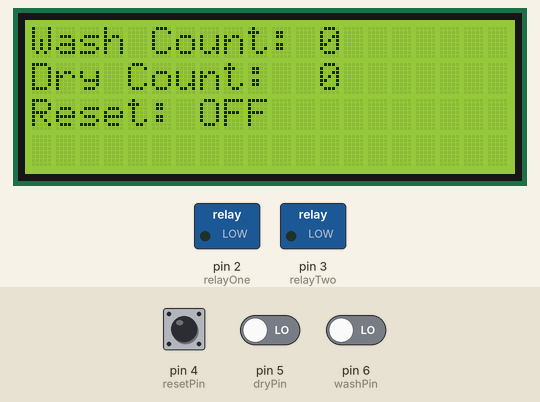
Recording of a sketch running on a simulated Arduino Nano, built with avr-gcc and run on an emulated ATmega328P. Shown: 20×4 character LCD, switched loads named in the sketch (green lamp = pin HIGH). The inputs (shaded band) are chosen by the test bench; at power-on: pin 5 (dryPin) LOW, pin 6 (washPin) LOW, pin 4 (resetPin) LOW.

Above: at 3.3 s.
3.4 s: pin 5 (dryPin) driven HIGH
At 4.5 s:
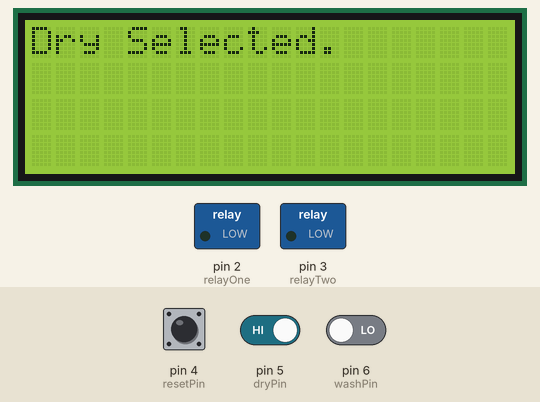
6.4 s: pin 6 (washPin) driven HIGH
At 8.4 s:
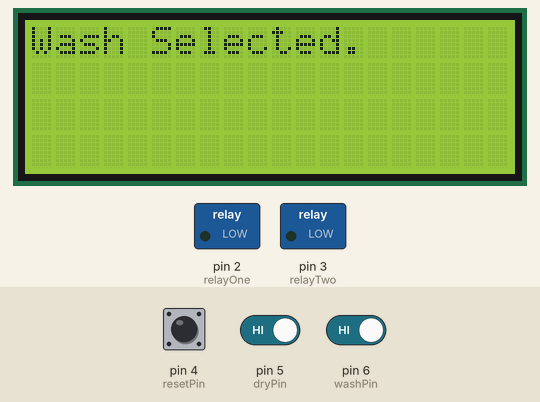
9.4 s: pin 4 (resetPin) pulled HIGH for 3.2 s
At 12.1 s:
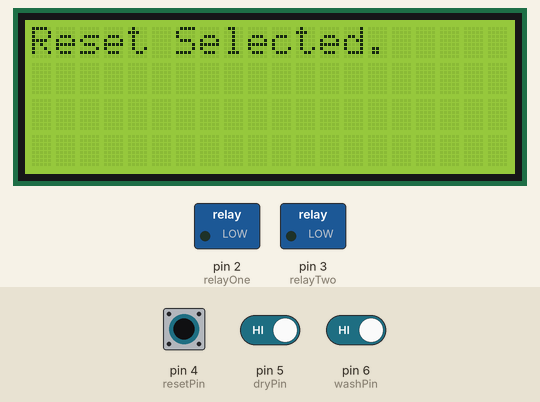
15.6 s: pin 5 (dryPin) driven LOW
18.6 s: pin 6 (washPin) driven LOW
At 20.8 s:
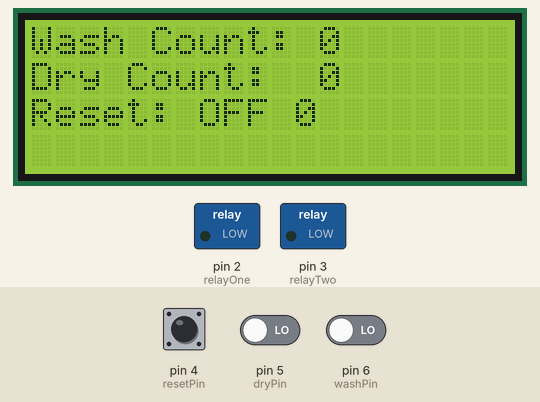
21.1 s: pin 5 (dryPin) driven HIGH
At 24.2 s:
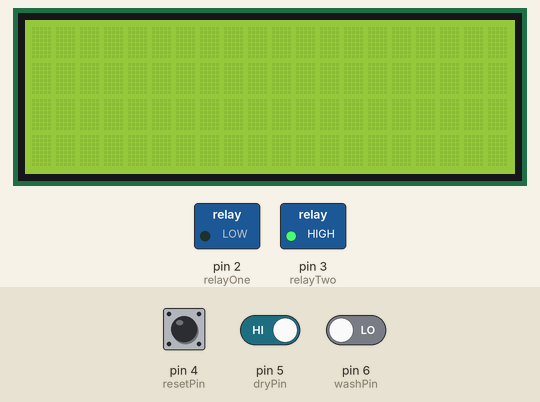
Timing chart, 0 to 30.6 s (numbered marks = the images above; inputs shaded):
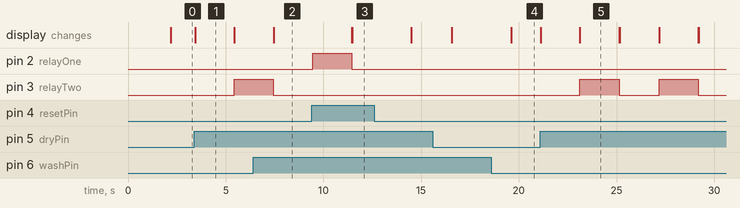

The sketch:

SR_TRIAL_GND_ERR_PINS.ino
```cpp
#include <LiquidCrystal_I2C.h>

LiquidCrystal_I2C lcd(0x27, 20, 4); // 0X27 = SCREEN ADDRESS

const int relayOne = 2; //pump relay
const int relayTwo = 3; //fan relay

const int resetPin = 4; //change to reset pin
const int dryPin = 5;
const int washPin = 6;
/*
//use these pins for error handling
const int resetErrorPin = 7;
const int dryErrorPin = 8;
const int washErrorPin = 9;
//assigns relay to nano pins
*/
//counter variables
int washCount = 0;
int dryCount = 0;

//real values TBD
int maxWash = 100;
int maxDry = 75;

//time constants
//int quickWashTime = 30000;
int washTime = 2000;
int dryTime = 2000;

void setup() {
  // put your setup code here, to run once:
 lcd.init();
  lcd.backlight();

  pinMode(relayOne, OUTPUT);
  pinMode(relayTwo, OUTPUT);

  pinMode(dryPin, INPUT);    //init dryBtn as input
  pinMode(washPin, INPUT);   //init washBtn as input
  pinMode(resetPin, INPUT);  //init reset as input

  //digitalWrite(7, LOW);
  //digitalWrite(8, LOW);
  //digitalWrite(9, LOW);

  digitalWrite(relayOne, LOW);
  digitalWrite(relayTwo, LOW);
  lcd.clear();
  lcd.setCursor(0,0);  lcd.print("Relay State Check"); //checking state of pump and fan relay
  lcd.setCursor(0,1);  lcd.print("Pump Relay: ");
  lcd.setCursor(0,2);  lcd.print("Fan Relay: ");

  // delay(2000);
  lcd.setCursor(12,1);  lcd.print("ON ");
  digitalWrite(relayOne, HIGH);
  // delay(2000);

  lcd.setCursor(12,1);  lcd.print("OFF");
  digitalWrite(relayOne, LOW);
  // delay(2000);

   lcd.setCursor(11,2);  lcd.print("ON ");
  digitalWrite(relayTwo, HIGH);
  // delay(2000);

  lcd.setCursor(11,2);  lcd.print("OFF");
  digitalWrite(relayTwo, LOW);
  // delay(2000);
     lcd.clear();
    lcd.setCursor(0,0);  lcd.print("Button State Check");
    lcd.setCursor(0,1);  lcd.print("Reset: ");
    lcd.setCursor(0,2);  lcd.print("Dry: ");
    lcd.setCursor(0,3); lcd.print("Wash: ");
    delay(2000);
    lcd.clear();
    // digitalWrite(4, HIGH);
    // digitalWrite(5, HIGH);
    // digitalWrite(6, HIGH);
    // delay(200);

}

void loop() {
  //  while (washCount < maxWash &&dryCount < maxDry){

  if(digitalRead(resetPin) == HIGH){
    lcd.clear(); //clear screen to print new words
    lcd.print("Reset Selected."); //9 Words, 45 characters
    delay(3000);
    resetFunct();
    delay(3000);
  }
  else{
    digitalRead(resetPin) == LOW; //WE DON'T WHY THIS WORKS, BUT IT DOES
    lcd.setCursor(0,2); lcd.print("Reset: OFF");
  }


 if(digitalRead(dryPin) == HIGH){
    lcd.clear();//clear screen to print new words
    lcd.print("Dry Selected."); //9 Words, 45 characters
    delay(2000);
    lcd.clear();
    dry(dryTime);
    lcd.clear();
  }
  else {
    digitalRead(dryPin) == LOW; //WE DON'T WHY THIS WORKS, BUT IT DOES
    lcd.setCursor(0,1); lcd.print("Dry Count: ");
    lcd.setCursor(12,1);lcd.print(dryCount);
  }


  if(digitalRead(washPin) == HIGH){
    lcd.clear();//clear screen to print new words
    lcd.print("Wash Selected."); //9 Words, 46 characters
    delay(2000);
    wash(washTime);
    lcd.clear();
  }
  else {
    digitalRead(washPin) == LOW; //WE DON'T WHY THIS WORKS, BUT IT DOES
    lcd.setCursor(0,0); lcd.print("Wash Count: ");  //13
    lcd.setCursor(12,0);lcd.print(washCount);
  }

   if(washCount >= maxWash){
     lcd.clear();
     lcd.print("wash count exceeded!");
     delay(5000);
    maintenance();
    // break;
  }
  if(dryCount >= maxDry){
    lcd.clear();
    lcd.print("dry count exceeded!");
    maintenance();
    // break;
  }

}


//sub functions created for unit test
  void wash(int time){
    //b4 it was LOW then HIGH
    digitalWrite(relayOne,HIGH);
    delay(time); // real values TBD
    digitalWrite(relayOne, LOW);

    washCount = washCount + 1;
  }

  void dry(int time){
    //b4 it was LOW then HIGH
    digitalWrite(relayTwo, HIGH);
    delay(time); //real values TBD
    digitalWrite(relayTwo, LOW);

    dryCount = dryCount+1;
  }

  void maintenance(){
    lcd.clear();
    lcd.print("WARNING! maintenance required");

    //for reset, we ask the maintenance guy to wait 60 seconds before pressing the reset
    delay(3000);
    if(digitalRead(resetPin)== LOW){
      resetFunct();
    }
  }

  void resetFunct(){
      // digitalWrite(relayOne, HIGH);
      // digitalWrite(relayTwo, HIGH);
      digitalWrite(relayOne, LOW);
      digitalWrite(relayTwo, LOW);
      washCount = 0;
      dryCount = 0;
    resetScreen();
  }

void resetScreen()
{
  // delay(5000); //5 seconds
  for(int i = 0; i < 4; i++)
  {
    lcd.setCursor(0,i);  lcd.print("                    ");
  }
  Serial.println("Screen Cleared.");
  delay(2000);
  lcd.setCursor(0, 1); lcd.print("WashCount = "); lcd.print(washCount);

  Serial.println("WashCount = "); Serial.print(washCount);
  Serial.write("W - WashCount = "); Serial.write(washCount);


  lcd.setCursor(0, 2); lcd.print("DryCount = "); lcd.print(dryCount);
  Serial.println("DryCount = "); Serial.print(dryCount);

}

    
```

Measured:
- after the input at 3.4 s, pin 3 (relayTwo): LOW → HIGH after 2.0 s; the display: changes at once (image 1)
- after the input at 6.4 s, the display: changes after 1.1 s (image 2)
- after the input at 9.4 s, pin 3 (relayTwo): stays LOW (without the input it goes to HIGH after 4.1 s); the display: first differs from a run without the input after 2.1 s (image 3)
- after the input at 18.6 s, the display: first changes after 1.0 s (image 4 shows a later state)
- after the input at 21.1 s, pin 3 (relayTwo): alternates HIGH for 2.0 s and LOW for 2.0 s, starting after 2.0 s; the display: first changes at once (image 5 shows a later state)
- what the display in image 1 shows lasts 2.0 s, from 3.4 s to 5.4 s
